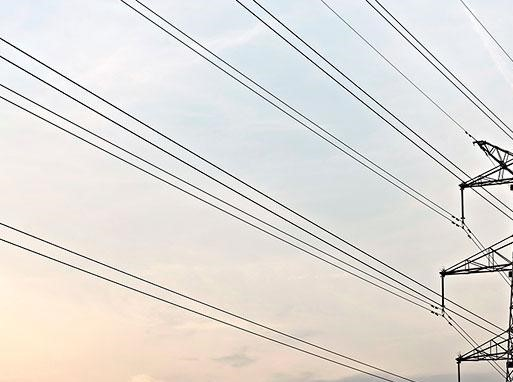
#> input picture images/02.jpg, 513 x 382 px
$ python '筛选_LSD.py'
#> lines starting #> are read from the running program, lines starting #| are printed output that depends on the picture
import cv2
import math
import numpy as np

img = cv2.imread("images/02.jpg", cv2.IMREAD_COLOR)
#> img is the input picture: shape (382, 513, 3); mean B, G, R 218.2, 222.2, 225.5
gray = cv2.cvtColor(img, cv2.COLOR_BGR2GRAY)
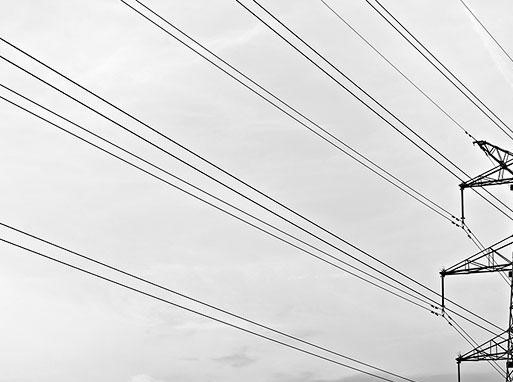
#> gray: shape (382, 513); min 0, max 255, mean 222.7
cv2.imshow('img',img)
#> (the run stopped early here; a loop or call above may not have finished)

$ run again, with images/01.jpg copied over images/02.jpg
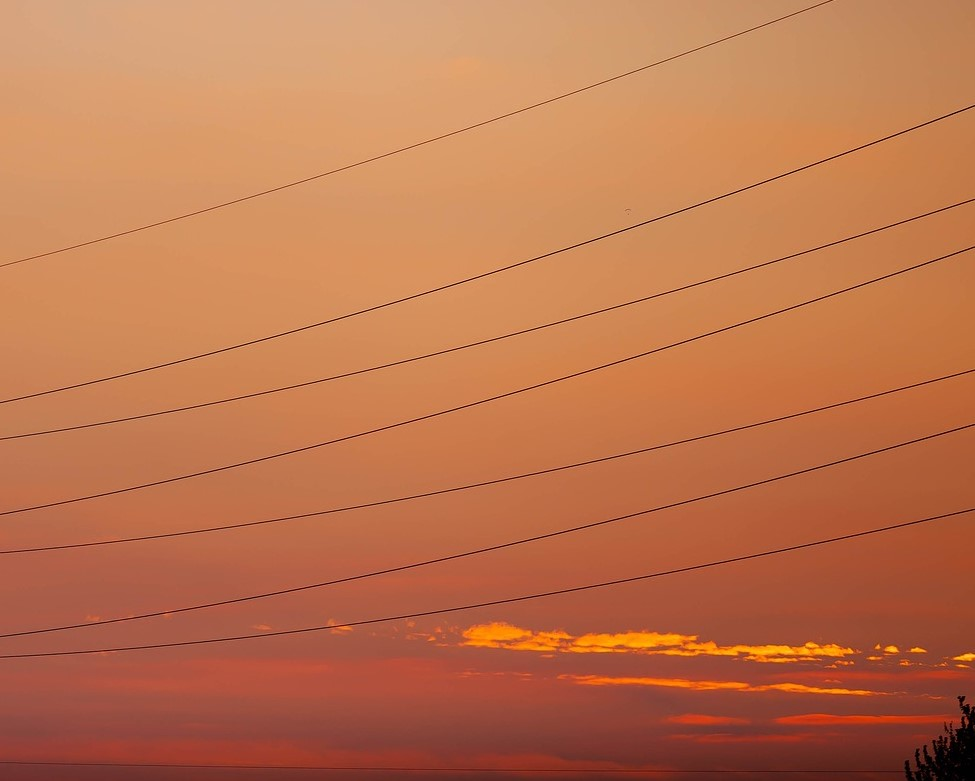
#> input picture images/01.jpg, 975 x 781 px
#> img is the input picture: shape (781, 975, 3); mean B, G, R 77.7, 116.1, 189.6
#> `gray = cv2.cvtColor(img, cv2.COLOR_BGR2GRAY)`:
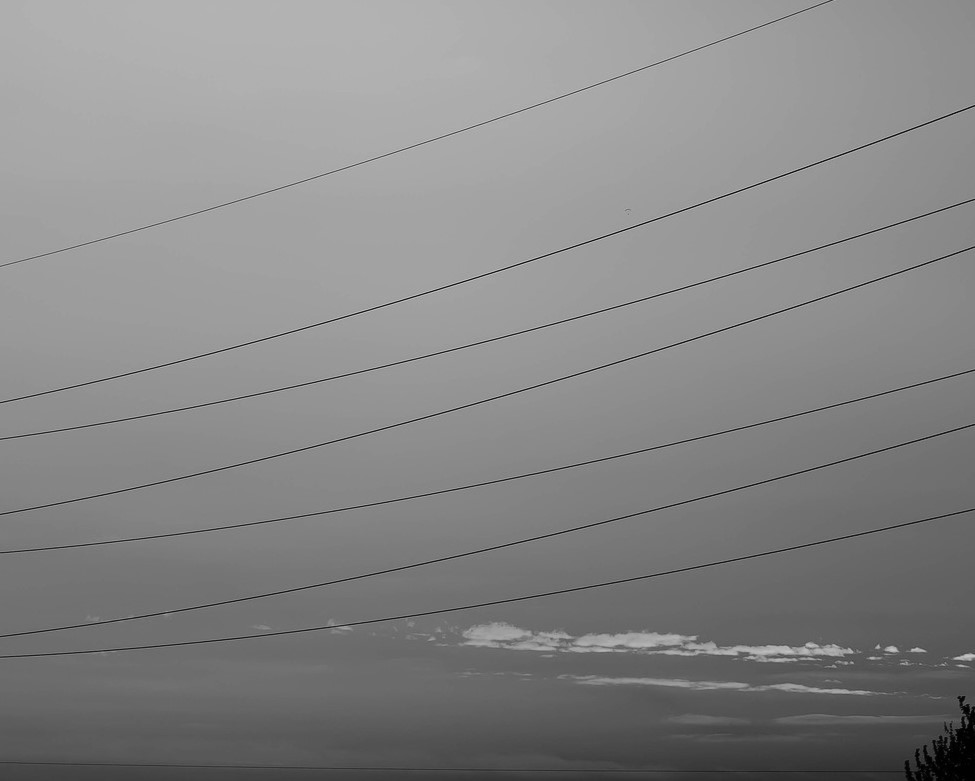
#> gray: shape (781, 975); min 0, max 204, mean 133.7

$ run again, with images/03.jpg copied over images/02.jpg
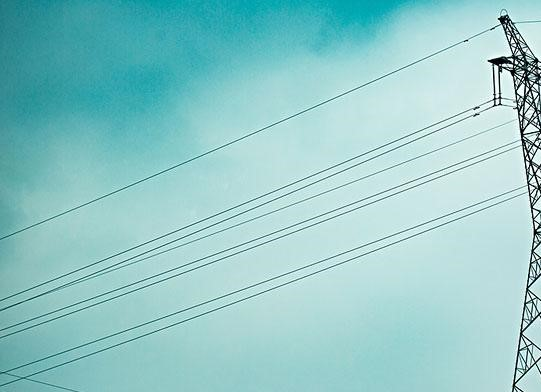
#> input picture images/03.jpg, 541 x 392 px
#> img is the input picture: shape (392, 541, 3); mean B, G, R 202.1, 202, 146.8
#> `gray = cv2.cvtColor(img, cv2.COLOR_BGR2GRAY)`:
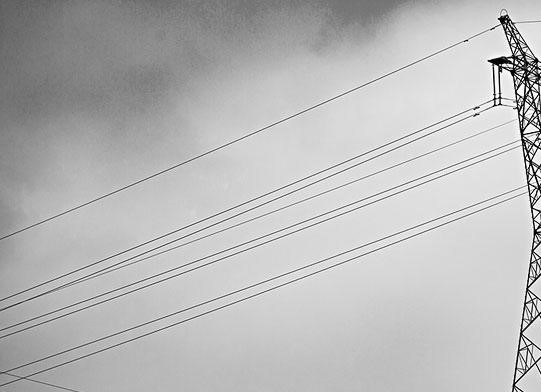
#> gray: shape (392, 541); min 0, max 254, mean 185.5

$ run again, with images/04.jpg copied over images/02.jpg
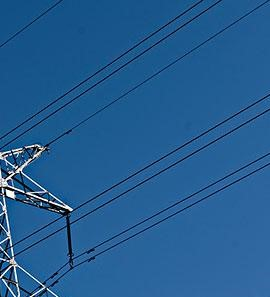
#> input picture images/04.jpg, 270 x 297 px
#> img is the input picture: shape (297, 270, 3); mean B, G, R 144.8, 92.7, 35.9
#> `gray = cv2.cvtColor(img, cv2.COLOR_BGR2GRAY)`:
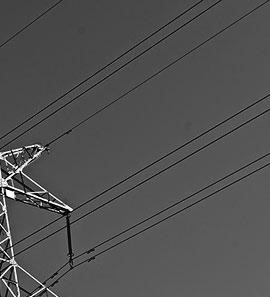
#> gray: shape (297, 270); min 0, max 255, mean 81.6
